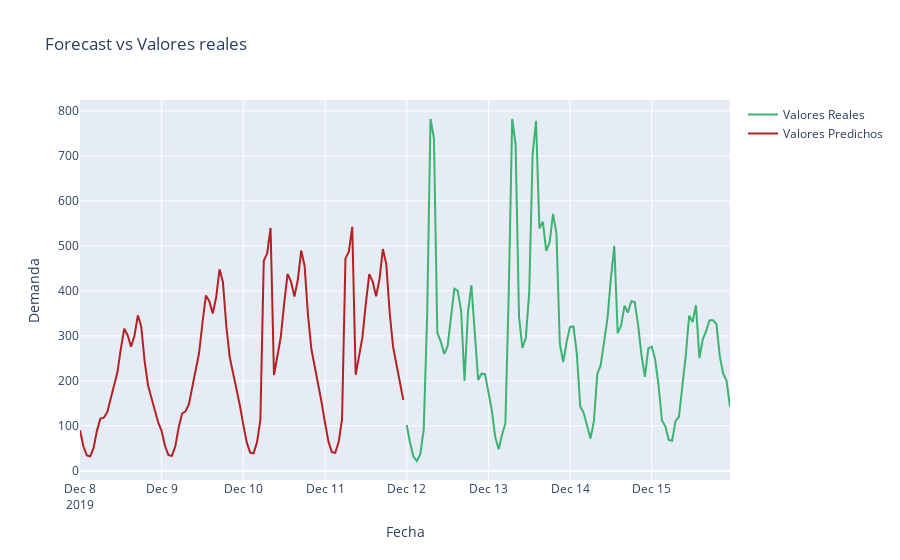

Notebook source saved alongside this figure:
### Code cell
data = [
    go.Scatter(
        x = test["ds"],
        y = test["y"],
        name = "Valores Reales",
        mode = "lines",
        line = dict(color = "mediumseagreen")
    ),
    go.Scatter(
        x = forecastNeural["ds"].iloc[-96:],
        y = forecastNeural["yhat1"].iloc[-96:],
        name = "Valores Predichos",
        mode = "lines",
        line = dict(color = "firebrick")
    ),
]

layout = go.Layout(title = "Forecast vs Valores reales", xaxis_title = "Fecha", yaxis_title = "Demanda")

fig = go.Figure(data = data, layout = layout)

fig.show()
